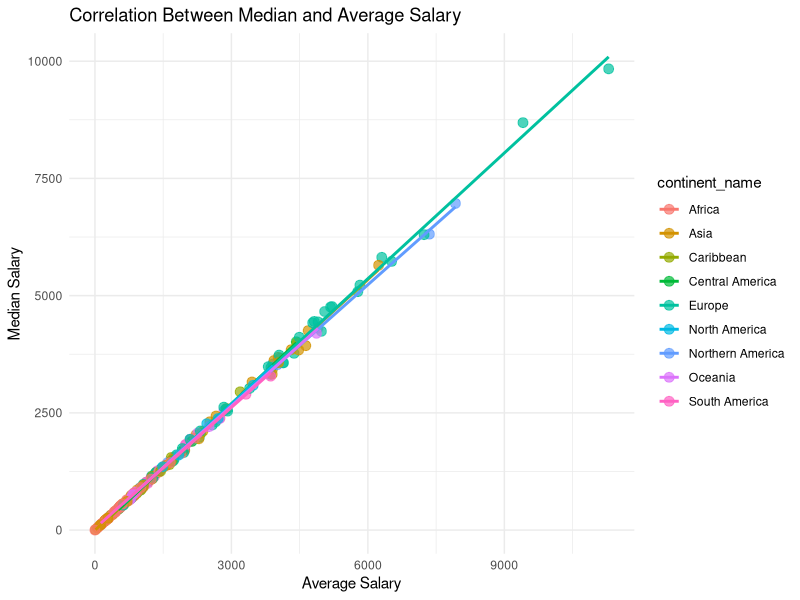
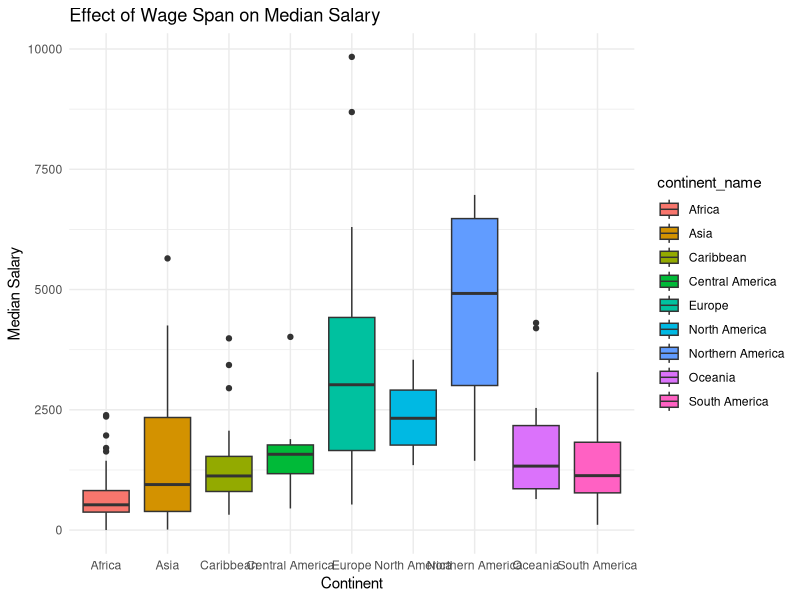
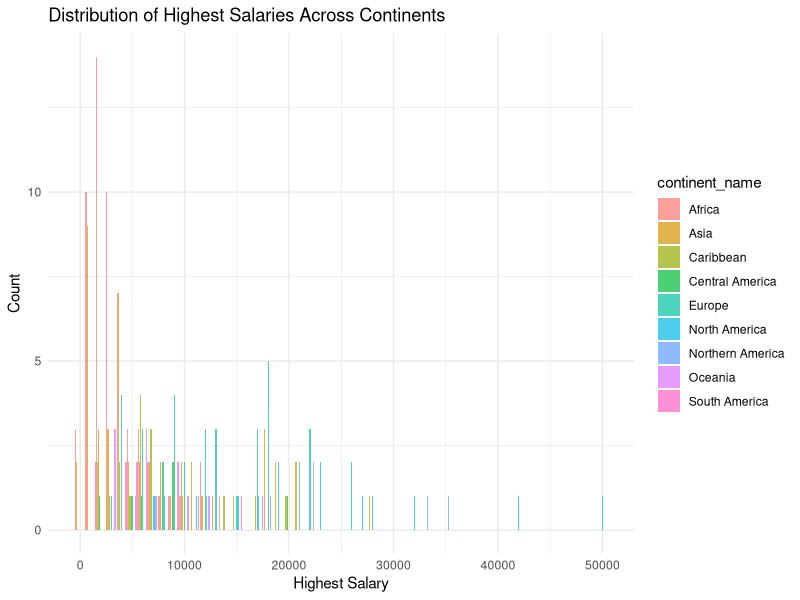
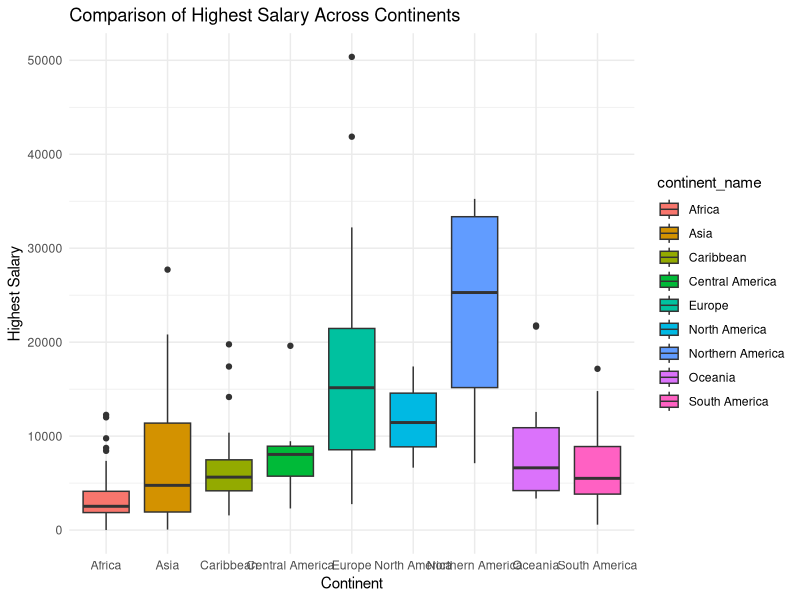
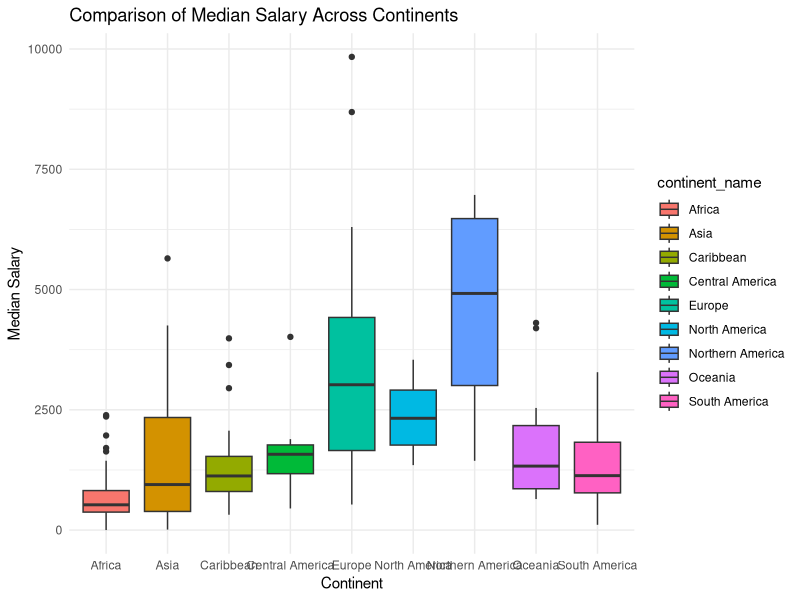

Source code (R) for these figures, in order:
# Load necessary libraries
library(ggplot2)
library(dplyr)

# Load the data (replace with the correct path if necessary)
data <- read.csv("salary_data.csv")

# Research Question 1: Correlation between median_salary and average_salary within each continent
ggplot(data, aes(x = average_salary, y = median_salary, color = continent_name)) +
  geom_point(size = 3, alpha = 0.7) +
  geom_smooth(method = "lm", se = FALSE) +
  labs(title = "Correlation Between Median and Average Salary",
       x = "Average Salary", y = "Median Salary") +
  theme_minimal()

# Research Question 2: Wage span effect on median_salary
data <- data %>% mutate(wage_span = highest_salary - lowest_salary)

ggplot(data, aes(x = continent_name, y = median_salary, fill = continent_name)) +
  geom_boxplot() +
  labs(title = "Effect of Wage Span on Median Salary",
       x = "Continent", y = "Median Salary") +
  theme_minimal()

# Research Question 3: Differences in Salaries Across Continents
# Histogram for highest_salary
ggplot(data, aes(x = highest_salary, fill = continent_name)) +
  geom_histogram(binwidth = 1000, alpha = 0.7, position = "dodge") +
  labs(title = "Distribution of Highest Salaries Across Continents",
       x = "Highest Salary", y = "Count") +
  theme_minimal()

# Box plot for highest_salary and median_salary comparison
ggplot(data, aes(x = continent_name, y = highest_salary, fill = continent_name)) +
  geom_boxplot() +
  labs(title = "Comparison of Highest Salary Across Continents",
       x = "Continent", y = "Highest Salary") +
  theme_minimal()

ggplot(data, aes(x = continent_name, y = median_salary, fill = continent_name)) +
  geom_boxplot() +
  labs(title = "Comparison of Median Salary Across Continents",
       x = "Continent", y = "Median Salary") +
  theme_minimal()
